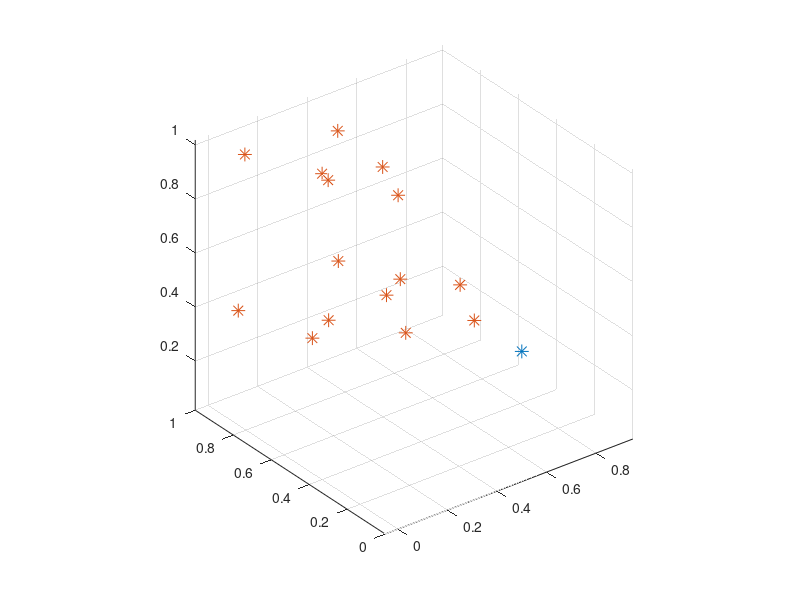

Recreate this plot in MATLAB. (Note: this script raises an error after producing the figure.)
% Octave script to generate a tree network with the desired order of
% bifurcations. The network bifurcates the first time along the z 
% direction, the second on the x direction, and so on, proceeding 
% along the y direction. It also provide a random effect on the 
% final position of each node, but the first two, that are fixed.
% The network is contained in a 3D cube with unitary side.
% 
% Input parameters:
%	n = number of the order of bifurcation (at least 2 to obtain
%		a Y configuration.
%	re = random effect to apply to the nodes. When the new node 
%		is generated, a draw, multiplied by re, from a uniform 
%		between -1 and 1 is added to each coordinate. We perform
%		checks not to go out of bounds
%	out_filanem = name of the output file. Please, always put it 
%		in the data/ folder. The output only stores a list of 
%		edges: each row displays 'coordinates of source', 
%		'coordinates of target'

close all
clear all
clc

% Number of order of bifurcation
n = 4;
% Setting random effect
re = 0.05;
% Output file name
out_filename = 'data/bifurcation_network.txt'

% Box lenght: unitary
L = 1;
% Initial point:
init = [0.5,0,0.5];

% y step size:
h_y = L/n;
% x step size:
h_x = L/(n-1);
% z step size
h_z = L/(n-2);

% Storing the points: (iteration 0)
points = init;

% First step: linear till the first next point (iteration 1)
new_point = [ init(1), init(2)+h_y, init(3)];
points = [points, new_point];   % I use the notation 'source' 'target'
% From the second iteration
for i = 2:n
    new_points = [];
    num_old_point_to_bifurcate = 2^(i-2);    
    for j = 0:num_old_point_to_bifurcate-1 %to set the indices in the proper way
    %If it is a an odd iteration, split on plane z
    if mod(i,2) == 0
        new_point1 = [points(end-j,4) - h_x/2 + re*(-1+2*rand(1)), ...
                      points(end-j,5) + h_y + re*(-1+2*rand(1)), ...
                      points(end-j,6) + re*(-1+2*rand(1))];
        new_point2 = [points(end-j,4) + h_x/2 + re*(-1+2*rand(1)), ...
                      points(end-j,5) + h_y + re*(-1+2*rand(1)), ...
                      points(end-j,6) + re*(-1+2*rand(1))];
    end
    % If it is an even iteration, split on plane x
    if mod(i,2) == 1
        new_point1 = [points(end-j,4) + re*(-1+2*rand(1)), ...
                      points(end-j,5) + h_y + re*(-1+2*rand(1)), ....
                      points(end-j,6) - h_z/2 + re*(-1+2*rand(1))];
        new_point2 = [points(end-j,4) + re*(-1+2*rand(1)), ...
                      points(end-j,5) + h_y + re*(-1+2*rand(1)), ...
                      points(end-j,6) + h_z/2 + re*(-1+2*rand(1))];
    end
    % Now we control wheter the new points are out of bound
    for k = 1:3
        if new_point1(1,k) - 1 < -1 %coordinate < 0
            new_point1(1,k) = 0;
        elseif new_point1(1,k) - 1 > 0 %coordinate > 1
            new_point1(1,k) = 1;
        end
        if new_point2(1,k) -1 < -1 %coordinate < 0
            new_point2(1,k) = 0;
        elseif new_point2(1,k) - 1 > 0 %coordinate > 1
            new_point2(1,k) = 1;            
        end
    end
    % Storing temporary points
    new_points = [new_points; points(end-j,4:6), new_point1];
    new_points = [new_points; points(end-j,4:6), new_point2];
    end
    % Storing all new points of this iteration
    points = [points; new_points];
end

% Plotting first point
plot3(points(1,1), points(1,2), points(1,3), '*', 'MarkerSize', 10)
% Plotting all other points
hold on
plot3(points(:,4), points(:,5), points(:,6), '*', 'MarkerSize', 10)
grid on
axis equal

% Printing the output on a txt file
dlmwrite(out_filename, points, 'delimiter', '\t', 'precision', '%.8f');
